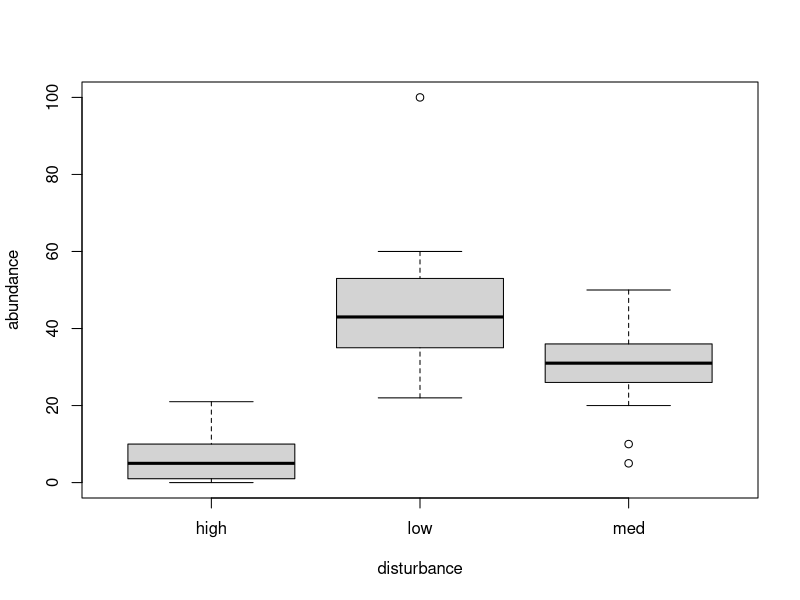
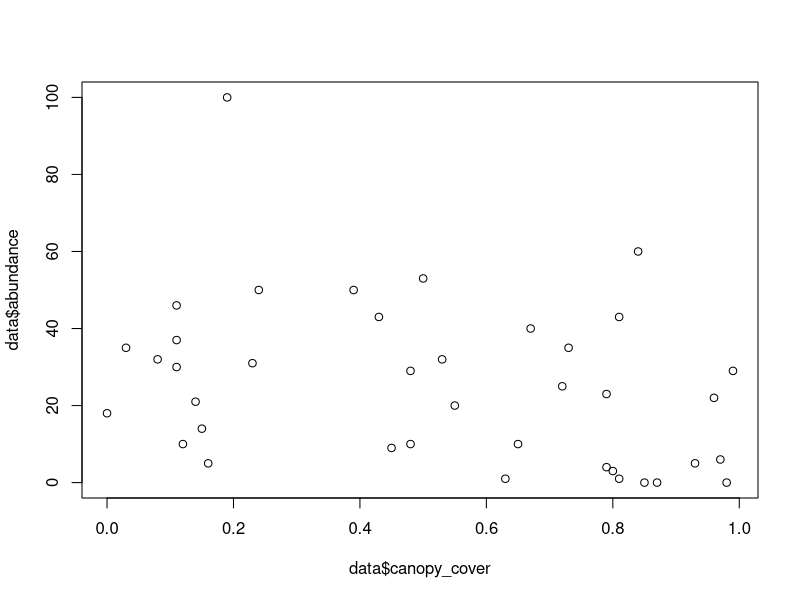
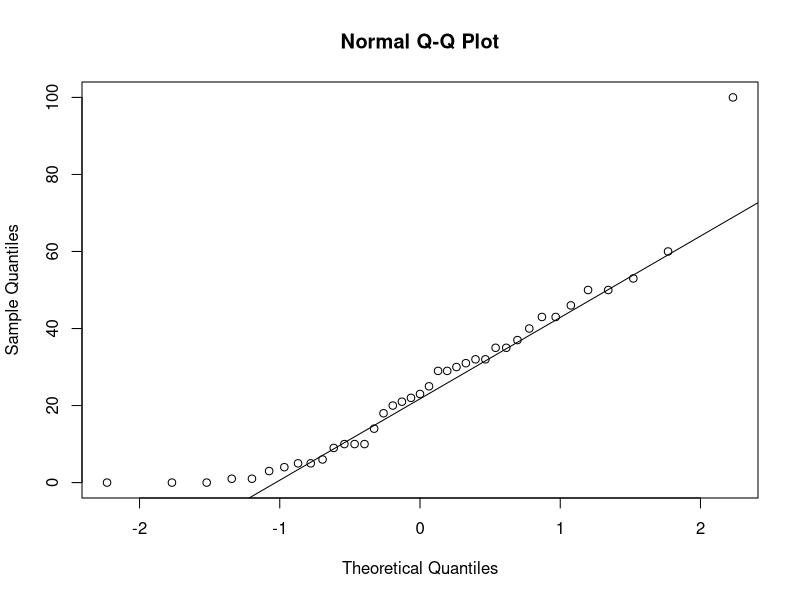
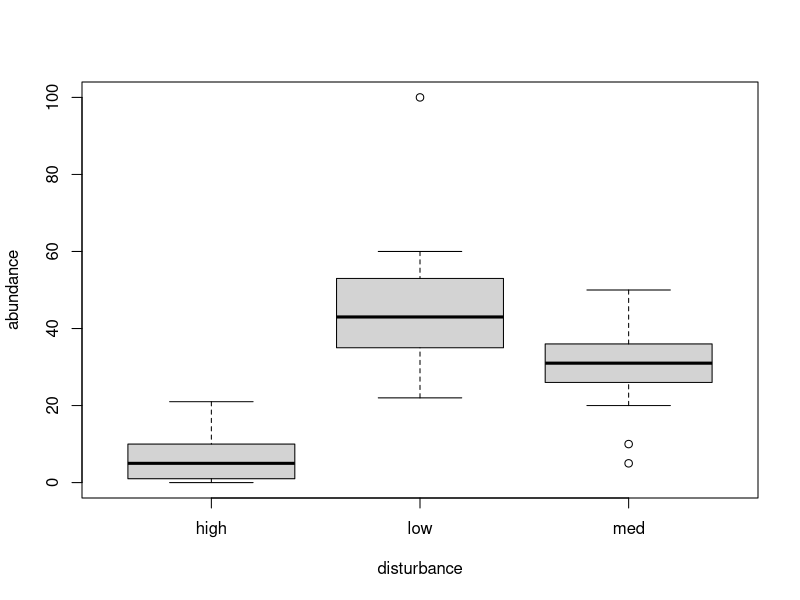
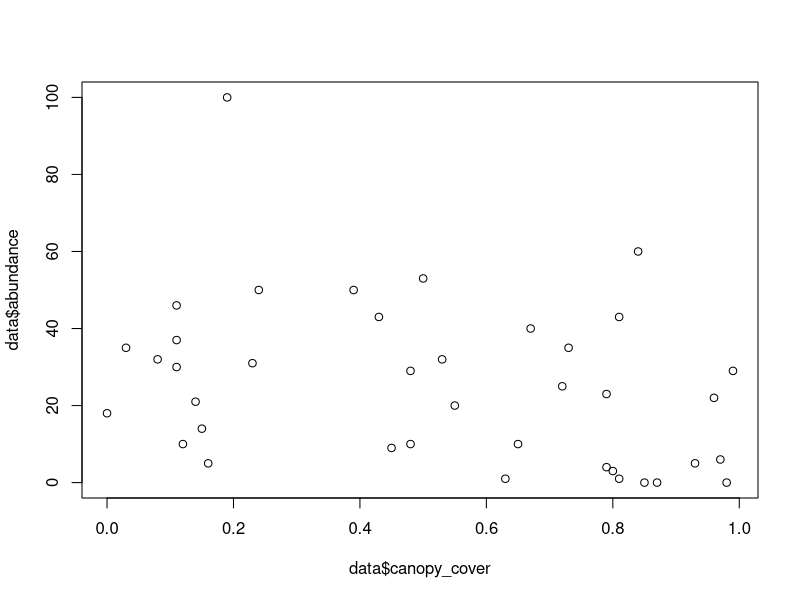
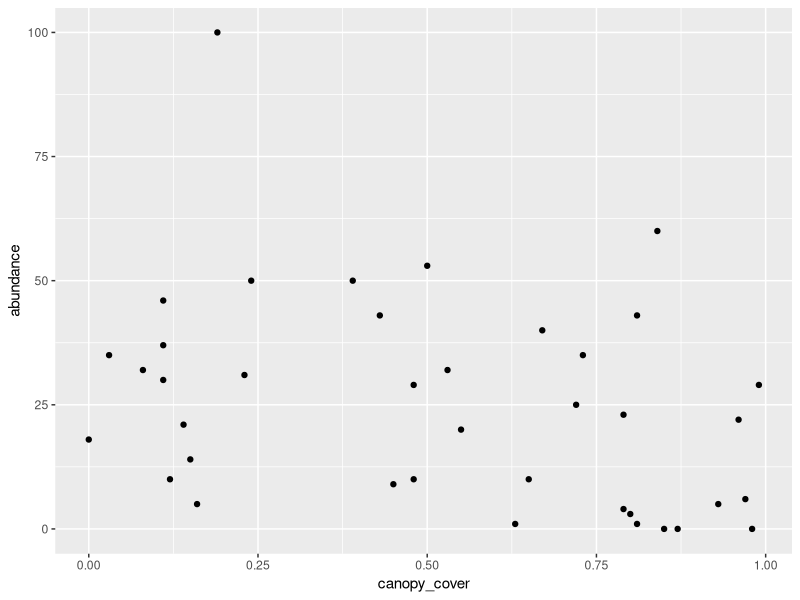
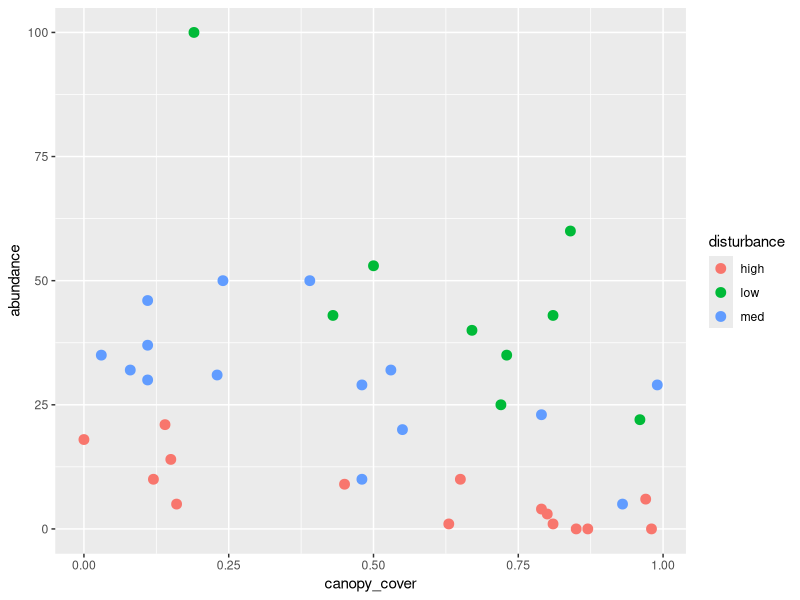
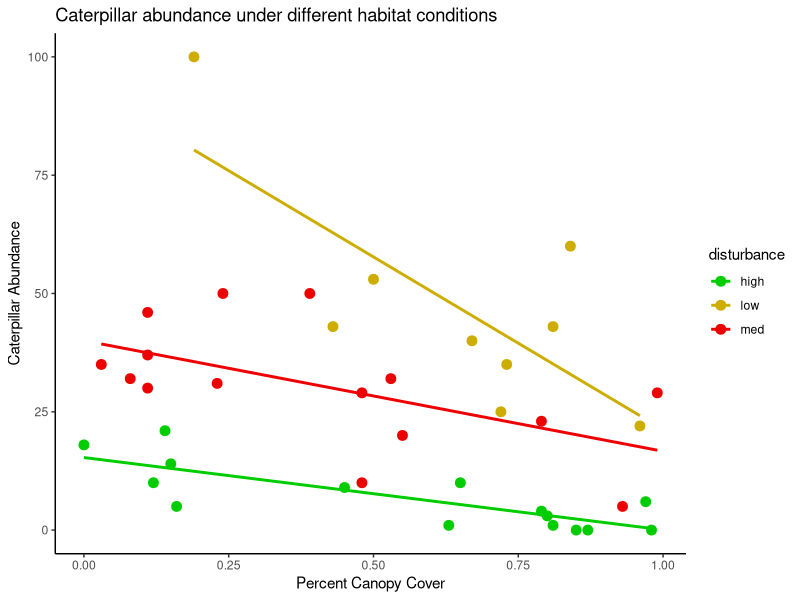

These charts were generated, in order, by the following R code:
############################################################################################

#Part 1: RStudio 101

#Welcome to R Studio!
#this is a script, saved as a .R file. While you can execute commands directly in the
#console below, saving your code as a script allows you to come back to it and see what you
#did at any time

# Annotating code

#Hashtags (#) allow you to make annotations in your .R file. The program will know to ignore
# this text, but these notes will help you later to remember what is happening in your code

#Exercise 1.1:
#Add three lines of notes below, stating what you had for breakfast today, the weather
#outside and your favorite marine organism.

# Executing code

#To run code from your R script, press Ctrl+Enter or manually click ->Run in the upper righthand corner of the R script. This executes the line or chunk of code the cursor is on, or any highlighted code.

#Exercise 1.2:
#Solve the following equation by copy/pasting it onto a new line
#w/o a hashtag, and executing the script : 453*4.6/2+34

#'<-' operator

#The '<-' operator assigns a name to any attribute and is used to store data while you are #working. This can be typed as either '<-' or '->' and the name that is being pointed to will #be assigned what is written on the other side.

#Exercise 1.3: execute the following:

test_score <- 34 / 35 * 100
test_score


#When you've reached this point, save the script as practice_YOURNAME.R, put a thumbs up emoji in the WebEx chat to indicate that you're done, and wait for everyone to finish.

###########################################################################################

#Part II: Inputting and Organizing Data

# Step 1: Set working directory

#To be able to read in data, R needs to know exactly where the data are. By setting your #working directory in the very beginning of a script, you can give R the location to look for #files to read in. It is also the location where R will save files.

#getwd shows you what your current working directory is.
getwd()

#To set your working directory, modify the following code to the appropriate location on your computer where the sample_data.csv file is:

# On mac
setwd("/Users/Ezra Kottler/Documents/data")

# On PC
setwd("C:/Users/Ezra Kottler/Documents/data")


# Step 2: read in the data
# import the data file to a data frame called data with the read.csv function.

data <- read.csv("sample_data.csv")


#When you've reached this point, save the script then put put a star emoji in the chat and wait until everyone is done

############################################################################################

#Part III: Working with data
#First, we'll load in the package "car" which has some functions we'll be working with
library(car)


#Summmary statistics

#Exercise 3.1:
#The following are useful functions for getting a sense of your data. Execute them, then #look at the help documentation for each.

head(data)
?head

summary(data)
?summary

str(data)
?str
#What information did these functions provide?

#Visualizing data

#you should also do some preliminary graphing to get a sense of your data
#simple functions like boxplot() can help out with this

#Exercise 3.2:
#create the following plots (look at the documentation for the functions) and take a look at your data. From these plots, do you think canopy cover and disturbance affect caterpillar density? Does it look like there are any outliers

boxplot(abundance ~ disturbance, data = data)
?boxplot


plot(data$canopy_cover, data$abundance)
?plot


#Statistical Assumptions

#Exercise 3.3
#does our response variable (caterpillar abundance) follow a normal distribution? If you are unsure of how to interpret the result, look at the shapiro.test documentation or online resources

shapiro.test(data$abundance)
#note that to just look at the abundance variable, we call our data file with a "$" and then the variable name

# we can also assess normality visually by looking at a Q-Q plot- a scatter that compares #the data to a perfect normal distribution. The scatter should lie as close to the line as #possible with no obvious pattern coming away from the line for the data to be considered
# normally distributed.
qqnorm(data$abundance)
qqline(data$abundance)

?qqline


#Exercise 3.4
#Do our data meet expectations of homogeneity of variance?

leveneTest(data$abundance, group = data$disturbance)
??levene


#When you've reached this point, save the script then put a smiley face emoji in the chat and wait until everyone is done
###########################################################################################

#Part IV: Statistical analysis

#Run the following code to do an ANOVA. Based on the summary of the model, what are our findings?

model1 <- aov(abundance ~ disturbance * canopy_cover, data = data)
summary(model1)


#When you've reached this point, save the script then put plant emoji in the chat and wait until everyone is done

############################################################################################
#Part V: Graphing

# In part III we did some initial graphing using the boxplot() and plot() functions

boxplot(abundance ~ disturbance, data = data)
?boxplot


plot(data$canopy_cover, data$abundance, type = "p")
?plot


#now we'll be working with ggplot2 to make more customizable figures. We'll start by installing and loading ggplot2
#install.packages(ggplot2)
library(ggplot2)

#Exercise 5.1:
#Here are the two plots I demonstrated in the powerpoint. Execute the code for them and make #sure it works, and that you understand how each component in the function is contributing to the graph output

#version 1
ggplot(data, aes(x = canopy_cover, y = abundance)) +
  geom_point()


#version 2

levels(data$disturbance) <- c("low", "medium", "high")

?levels()

ggplot(data, aes(x = canopy_cover, y = abundance, color = disturbance)) +
  geom_point(size = 3)

#Exercise 5.2:
#Attempt to re-create the figure on the powerpoint using a modified version of the function we've been using.

#HINT: you'll need the following elements:
#functions:levels()
#ggplot elements:geom_smooth(),labs(),scale_color_manual(),theme_minimal()

#Use this guide to help http://www.sthda.com/english/wiki/ggplot2-scatter-plots-quick-start-guide-r-software-and-data-visualization

###########################################ANSWER

p <- ggplot(data, aes(x = canopy_cover, y = abundance, color = disturbance)) +
  geom_point(size = 3) +
  geom_smooth(method = lm, se = FALSE) +
  labs(
    title = "Caterpillar abundance under different habitat conditions",
    x = "Percent Canopy Cover",
    y = "Caterpillar Abundance"
  )

print(
  p +
    theme_classic() +
    scale_color_manual(values = c("green3", 'gold3', "red2"))
)
